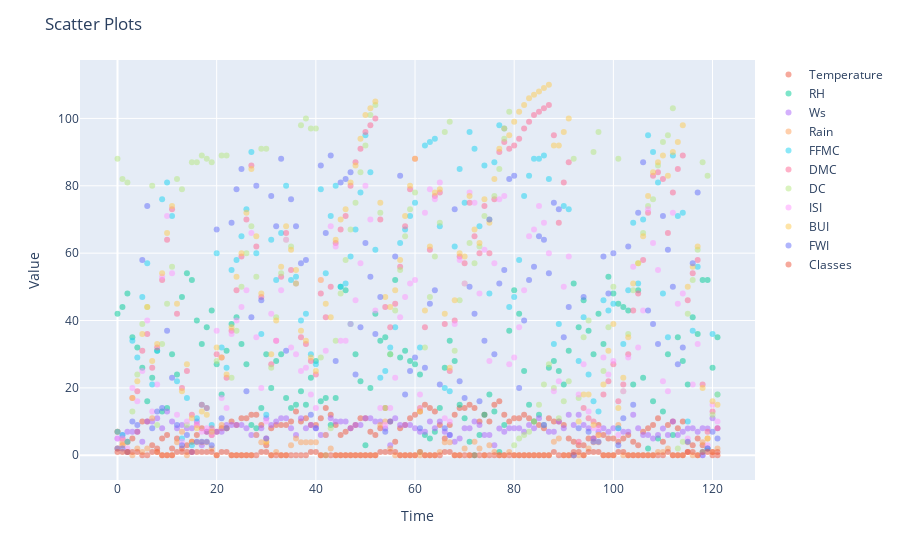

The cell this chart's notebook holds for it:
### Markdown cell above
#### Sidi bel abbes

### Code cell
fig = px.scatter()
for column in ns_df.columns:
    fig.add_scatter(
        x=ns_df.index, y=ns_df[column], mode="markers", name=column, opacity=0.5
    )

fig.update_layout(xaxis_title="Time", yaxis_title="Value", title="Scatter Plots")

fig.show()
